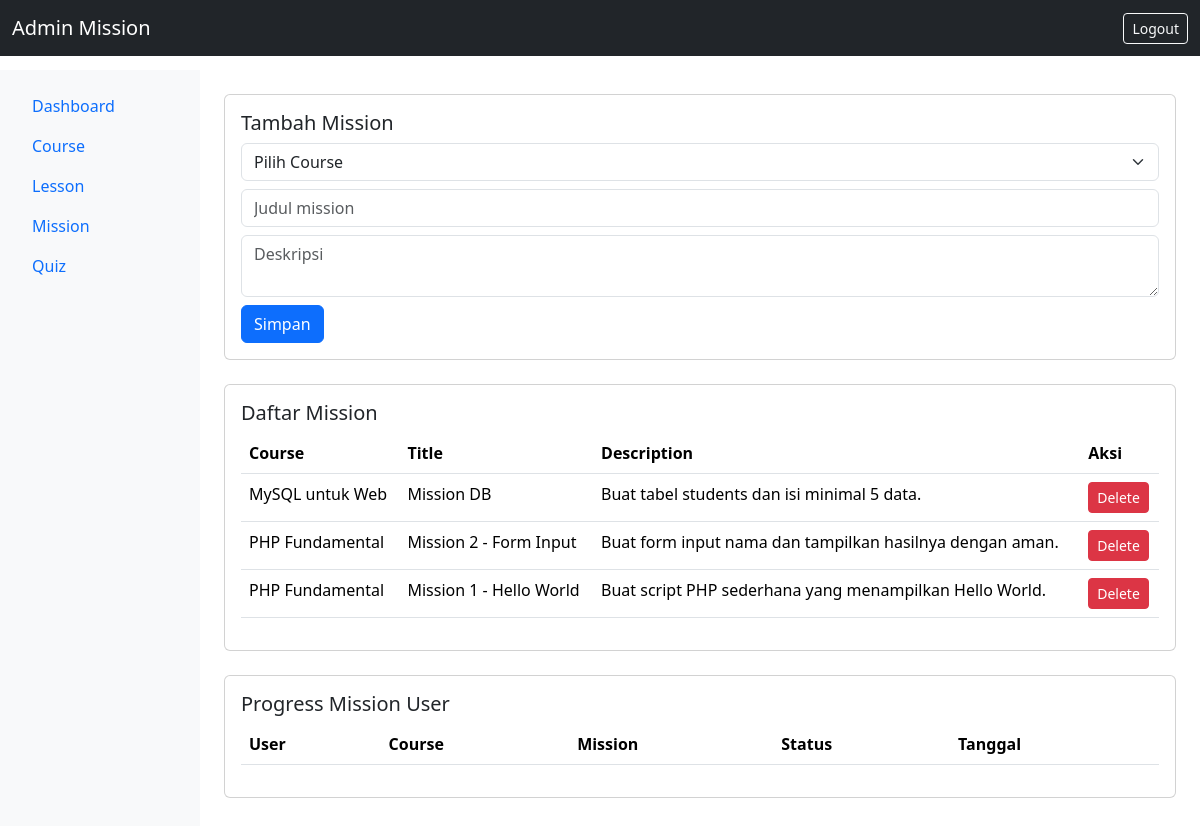
The app's page /admin/mission.php (signed in) with its own data.
### tables this page shows
CREATE TABLE missions (
    id INT AUTO_INCREMENT PRIMARY KEY,
    course_id INT NOT NULL,
    title VARCHAR(150) NOT NULL,
    description TEXT NOT NULL,
    CONSTRAINT fk_mission_course FOREIGN KEY (course_id) REFERENCES courses(id) ON DELETE CASCADE
);

CREATE TABLE courses (
    id INT AUTO_INCREMENT PRIMARY KEY,
    title VARCHAR(150) NOT NULL,
    description TEXT NOT NULL,
    thumbnail VARCHAR(255) NULL,
    created_at TIMESTAMP DEFAULT CURRENT_TIMESTAMP
);

### config/functions.php (called while the page is built, shortened)
<?php
function e(string $value): string
{
    return htmlspecialchars($value, ENT_QUOTES, 'UTF-8');
}

### admin/mission.php (the view, shortened to what this page needs)
<?php
require_once __DIR__ . '/../config/database.php';
require_once __DIR__ . '/../config/functions.php';
$missions = $pdo->query('SELECT m.*, c.title course_title FROM missions m JOIN courses c ON c.id=m.course_id ORDER BY m.id DESC')->fetchAll();
?>
<!doctype html><html><head><link href="https://cdn.jsdelivr.net/npm/bootstrap@5.3.3/dist/css/bootstrap.min.css" rel="stylesheet"></head><body>
<nav class="navbar navbar-dark bg-dark fixed-top"><div class="container-fluid"><span class="navbar-brand">Admin Mission</span><a class="btn btn-outline-light btn-sm" href="/elearning/auth/logout.php">Logout</a></div></nav>
<div class="container-fluid" style="padding-top:70px"><div class="row"><div class="col-md-2 bg-light min-vh-100 p-3"><ul class="nav flex-column"><li class="nav-item"><a class="nav-link" href="dashboard.php">Dashboard</a></li><li class="nav-item"><a class="nav-link" href="course.php">Course</a></li><li class="nav-item"><a class="nav-link" href="lesson.php">Lesson</a></li><li class="nav-item"><a class="nav-link active" href="mission.php">Mission</a></li><li class="nav-item"><a class="nav-link" href="quiz.php">Quiz</a></li></ul></div>
<div class="col-md-10 p-4"><div class="card mb-4"><div class="card-body"><h5>Tambah Mission</h5><form method="post"><div class="mb-2"><select name="course_id" class="form-select" required><option value="">Pilih Course</option><?php foreach($courses as $c):?><option value="<?=$c['id']?>"><?=e($c['title'])?></option><?php endforeach;?></select></div><div class="mb-2"><input name="title" class="form-control" placeholder="Judul mission" required></div><div class="mb-2"><textarea name="description" class="form-control" placeholder="Deskripsi" required></textarea></div><button class="btn btn-primary">Simpan</button></form></div></div>
<div class="card mb-4"><div class="card-body"><h5>Daftar Mission</h5><table class="table"><thead><tr><th>Course</th><th>Title</th><th>Description</th><th>Aksi</th></tr></thead><tbody><?php foreach($missions as $m):?><tr><td><?=e($m['course_title'])?></td><td><?=e($m['title'])?></td><td><?=e($m['description'])?></td><td><a class="btn btn-danger btn-sm" href="?delete=<?=$m['id']?>">Delete</a></td></tr><?php endforeach;?></tbody></table></div></div>
<div class="card"><div class="card-body"><h5>Progress Mission User</h5><table class="table"><thead><tr><th>User</th><th>Course</th><th>Mission</th><th>Status</th><th>Tanggal</th></tr></thead></table></div></div>
</div></div></div>
</body></html>

### records on screen
missions: course.title "MySQL untuk Web", title "Mission DB", description "Buat tabel students dan isi minimal 5 data."
missions: course.title "PHP Fundamental", title "Mission 2 - Form Input", description "Buat form input nama dan tampilkan hasilnya dengan aman."
missions: course.title "PHP Fundamental", title "Mission 1 - Hello World", description "Buat script PHP sederhana yang menampilkan Hello World."
